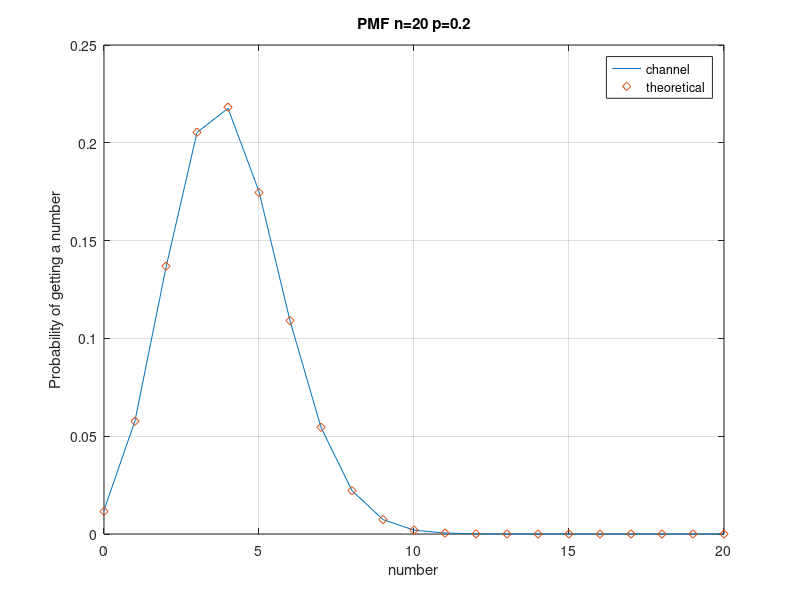

The MATLAB script that drew this image:
load pmf.mat
p = 0.2;
pestem = [];
for n = 0:20
    pestem = [ pestem, p ^ n * (1 - p) ^ (20 - n) * nchoosek(20, n)];
end
figure(1);
plot(0:length(array) - 1, array);
hold on;
plot(0:length(pestem) - 1, pestem, 'd');
title('PMF n=20 p=0.2');
xlabel('number');
ylabel('Probability of getting a number');
legend('channel','theoretical');
grid on;